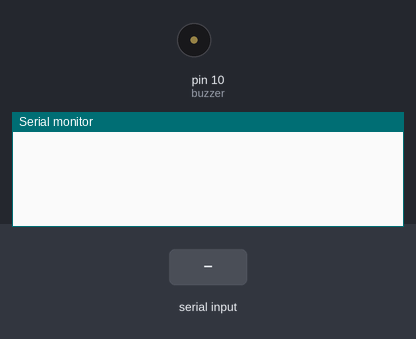
Bench run of a sketch on a simulated Arduino Uno, built with avr-gcc and run on an emulated ATmega328P. On the bench: buzzer (waves = sounding, pin HIGH), the last lines printed to the serial monitor. The inputs (shaded band) are chosen by the test bench. The local clock reads 2024-03-15 10:24:30 at power-on unless the sketch sets it.

Above: at 1.3 s.
1.4 s: "Monday\n" received over Serial
At 1.9 s:
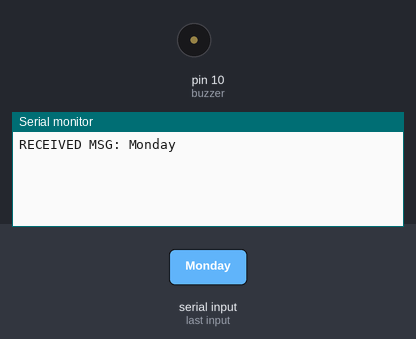
2.9 s: "1\n" received over Serial
At 4.0 s:
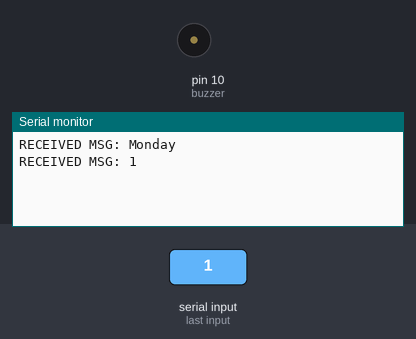

The sketch:

ds3231_sch_bell_v3.ino
```cpp
#include<EEPROM.h>
#include <DS3231.h> //Library for Real Time Clock.
#include <Wire.h>

//int Hrs =0 ;
//int Mins =0;
bool timeDisplay = false;
int num;

int Interval =0;

#define max_period 9
char period[max_period+1];
char Hrs[13]={8, 9, 10, 11, 12, 13, 14, 15, 16, 17, 18, 19};
char* Mins[2] = {0,50}; // minutes when ring
int Secs[4]= {0,1,2,3} ; // how many secon ring

#define Day 1
#define Month 1
#define Year 22
int val;
int buzzer = 10;
int i;

int Relay = 8; //Relay declaration pin
DS3231  rtc(SDA, SCL); //RTC declaration
Time t;


void setup() {
  // put your setup code here, to run once:

period[0] = '\0';//Initialize string to emtpy.

Serial.begin(9600);


   pinMode(buzzer,OUTPUT);
//Serial.print("school bell");
delay(100);
rtc.begin();


  /*rtc.setTime(19 , 6 , 0); // Set the time
  rtc.setDate(12, 11, 2022); // Set the date
  rtc.setDOW(SATURDAY); // Set the Day Of Week (No ring on Saturday and Sunday)
  digitalWrite(Relay, HIGH);
  */
}

void loop() {
  // put your main code here, to run repeatedly:


if (Serial.available()){
  char input = Serial.read();
  static int s_len ;//static variables default to 0
  if (s_len>=max_period) {
    Serial.println("period exceded");

      // Have received already the maximum number of characters
      // Ignore all new input until line termination occurs
    } else if (input != '\n' && input != '\r') {
      period[s_len++] = input;
    } else {
      // Have received a LF or CR character

      // INSERT YOUR CODE HERE TO PROCESS THE RECEIVED DATA //
      // YOU COULD COPY TO A NEW VARIABLE WITH strncpy() OR //
      // SET A FLAG TO SAY TO START SOME OTHER TASK         //
      Serial.print("RECEIVED MSG: ");
      Serial.println(period);
      get_time();

      memset(period, 0, sizeof(period));
      s_len = 0;             // Reset input buffer here if you
                             // have already copied the data.
                             // If you don't reset here, then
                             // you can't start receiving more
                             // serial port data. This is your
                             // 'software' serial buffer, contrast
                             // with the hardware serial buffer.
    }
  }


}

void set_time(){
  rtc.setTime(19 , 6 , 0); // Set the time
  rtc.setDate(12, 11, 2022); // Set the date
  rtc.setDOW(SATURDAY); // Set the Day Of Week (No ring on Saturday and Sunday)
  digitalWrite(Relay, HIGH);
   }

void get_time(){
  t =rtc.getTime();
  for(i =0 ;i<10 ; i++){
  if(rtc.getDOWStr()== "Monday"){

    if((t.hour)==Hrs[i] &&(t.min)==Mins[i]){
      Serial.println(period[i]);
     digitalWrite(buzzer,HIGH);
      }

    else{
      digitalWrite(buzzer , LOW);
      }

    }


  }
}
```

Measured:
- after the input at 1.4 s, the serial monitor: prints a new line at once (image 1)
- after the input at 2.9 s, the serial monitor: prints a new line at once (image 2)
